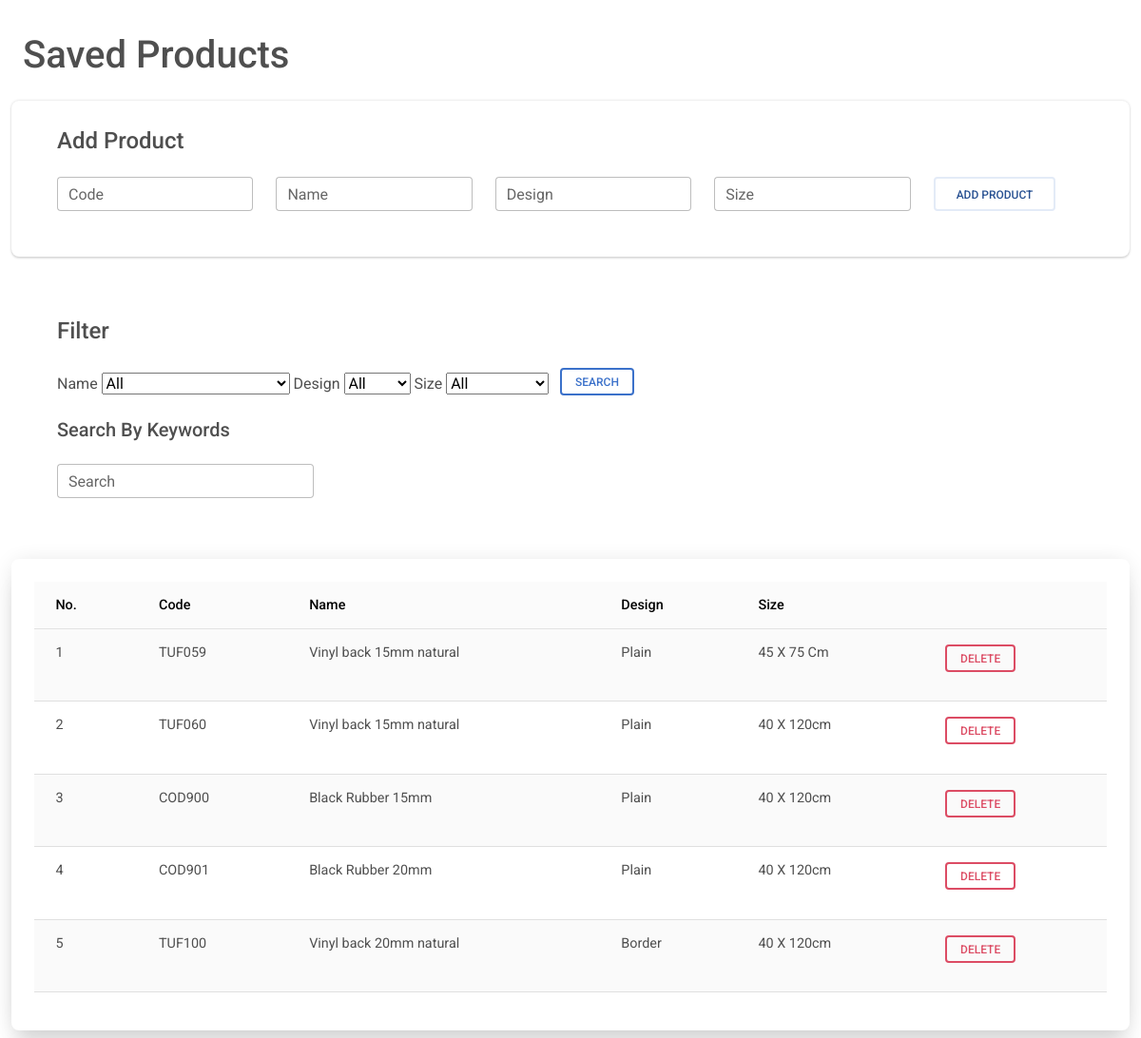
The app's page /savedproductshowall.php, older data.
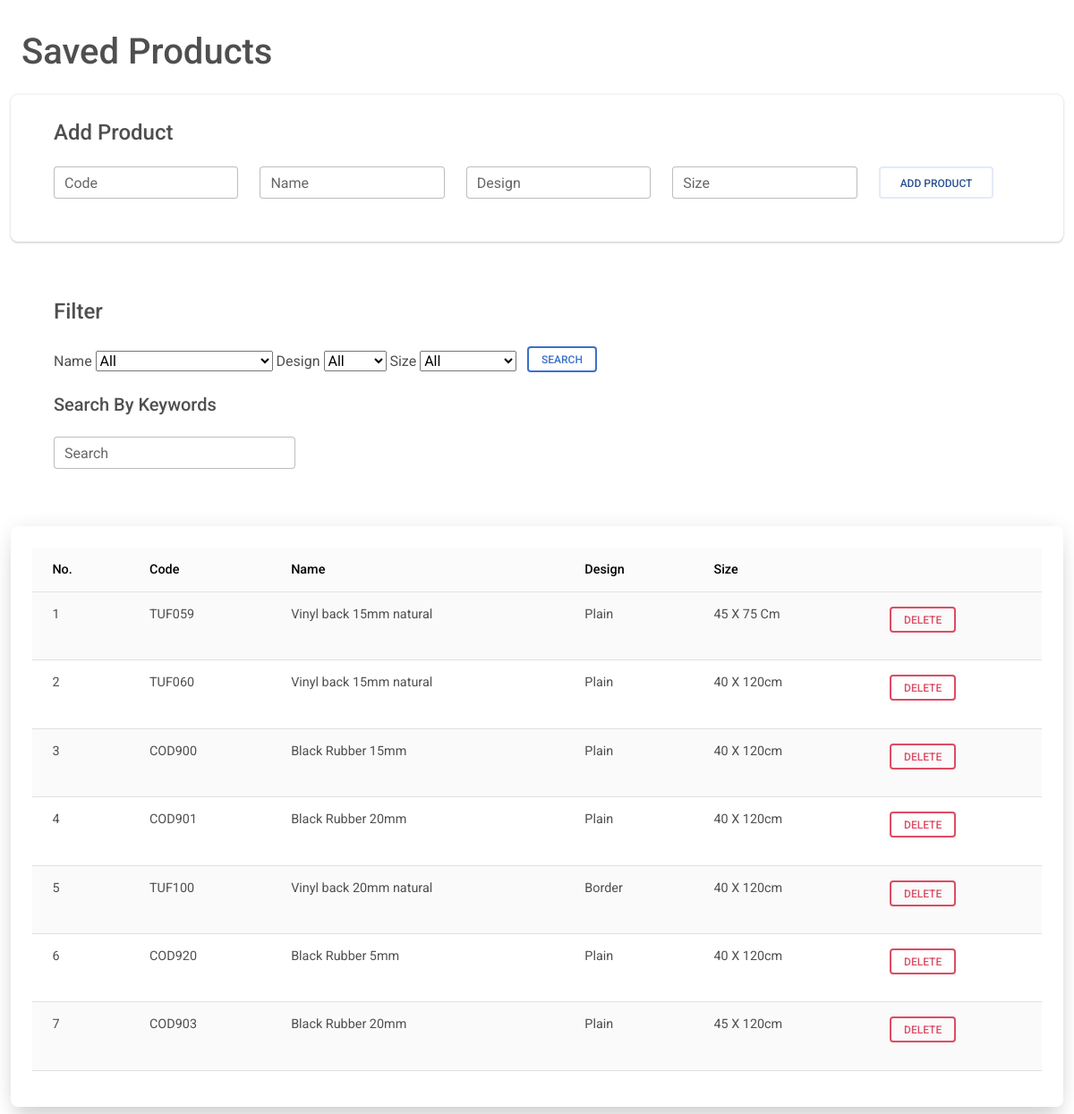
The same page, newer data.
### tables this page shows
CREATE TABLE IF NOT EXISTS `products` (
  `name` varchar(125) NOT NULL,
  `code` varchar(125) NOT NULL,
  `design` varchar(25) NOT NULL,
  `size` varchar(25) NOT NULL,
  `type` varchar(10) NOT NULL DEFAULT 'finished'
);

### savedproductshowall.php (the view, shortened to what the changed rows need)
<?php
include 'conn.php';
?>
<?php
$sql = "SELECT * from products where 1=1";
$retval = mysqli_query($conn, $sql);
?>
<html>
<link rel="stylesheet" href="https://cdnjs.cloudflare.com/ajax/libs/font-awesome/6.0.0/css/all.min.css" />
<link rel="stylesheet" href="css/mdb.min.css" />
<body>
    <main><br>
        <h1 class="mt-2 ms-4">Saved Products</h1>
        <div class="container-fluid">
            <div class="container-fluid  mb-2 p-2 bg-white rounded-5 shadow-5-strong p-4">
                <table class="table table-striped">
                    <thead class="table-light">
                        <th>
                            No.
                        </th>
                        <th>
                            Code
                        </th>
                        <th>
                            Name
                        </th>
                        <th>
                            Design
                        </th>
                        <th>
                            Size
                        </th>
                        <th>
                        </th>
                    </thead>
                    <tbody id='pbody'>
                        <?php
                        $i = 1;
                        while ($row = mysqli_fetch_assoc($retval)) {
                            echo "
                <tr>
                <td>
                    $i
                </td>
                <td>
                    {$row['code']}
                </td>
                <td>
                    {$row['name']}
                </td>
                <td>
                    {$row['design']}
                </td>
                <td>
                    {$row['size']}
                </td>
                <td>
                    <form method='post' id='delete_product' name='delete_product'>
                    <input type='hidden' name='id' value='{$row['code']}'>
                    <input type='submit' class='btn btn-outline-danger btn-sm' data-mdb-ripple-color='dark' id='delete_product' name='delete_product' value='Delete'>
                    </form>
                    </td>
                </tr>";
                            $i = $i + 1;
                        }
                        ?>
                    </tbody>
                </table>
            </div>
        </div>
    </main>
</body>
</html>

Row changes from the older to the newer data that the page shows:
added products: code "COD920", name "Black Rubber 5mm", design "Plain", size "40 X 120cm"
added products: code "COD903", name "Black Rubber 20mm", design "Plain", size "45 X 120cm"
